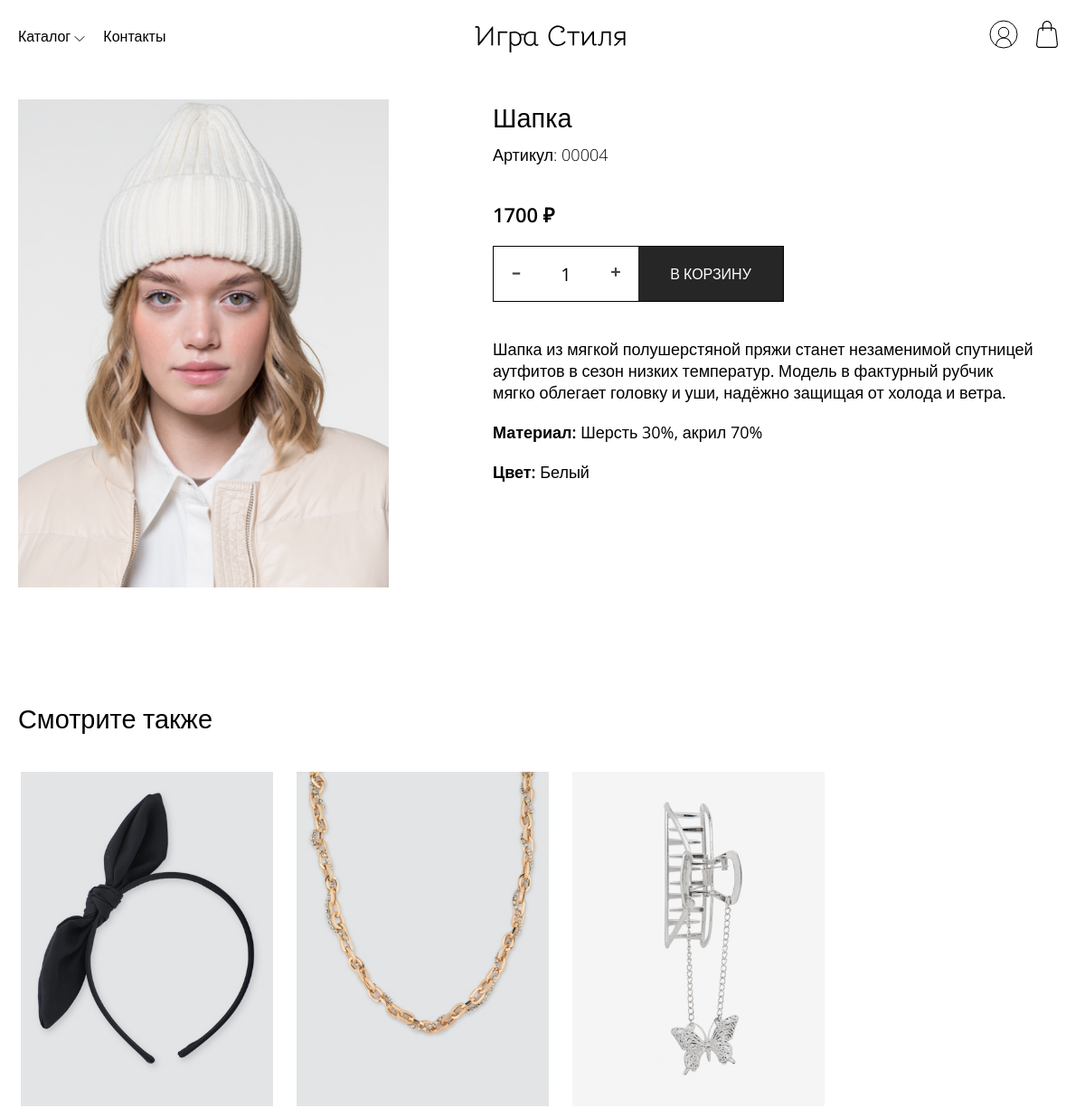
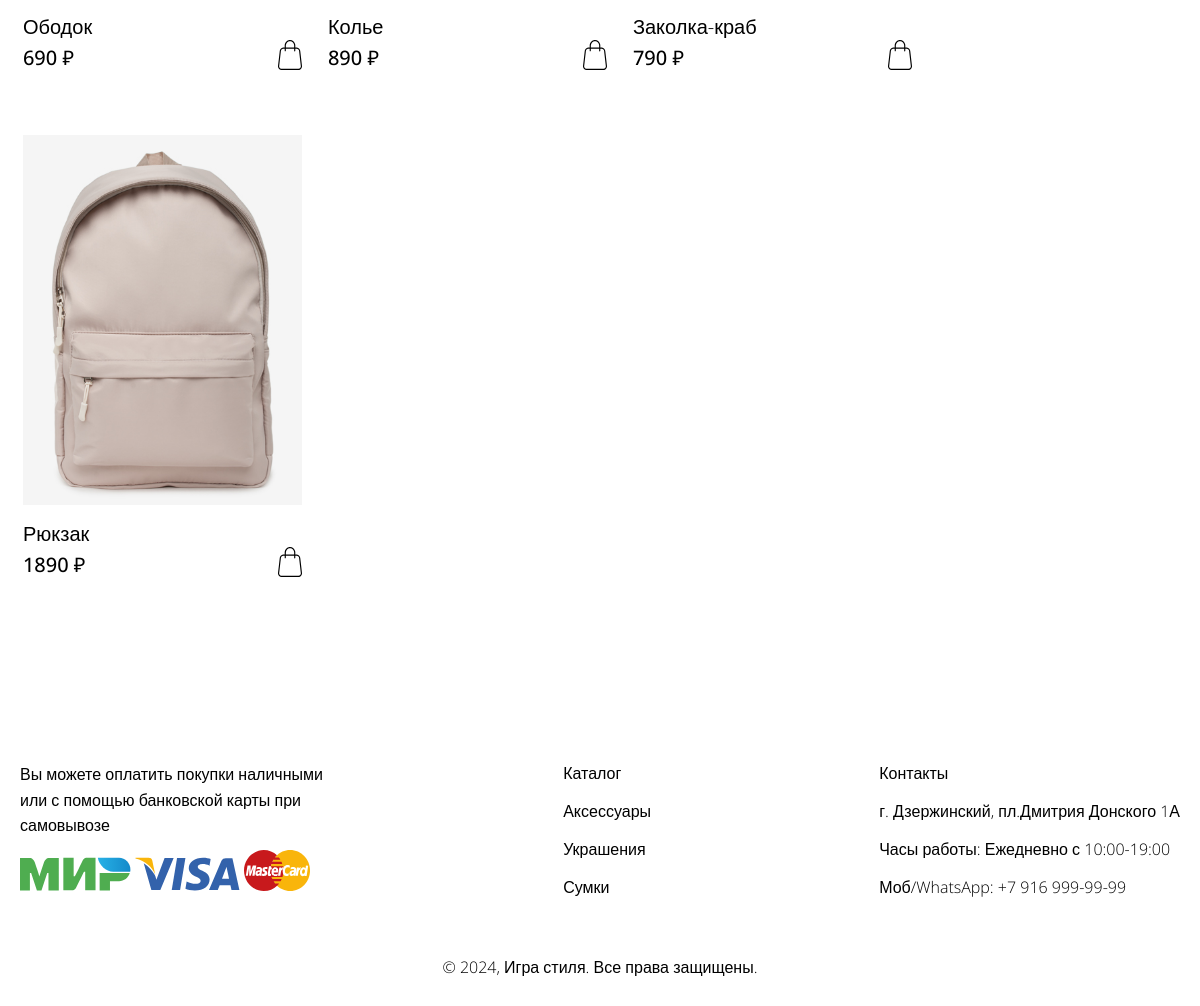
The page /php/product.php?id=4 on the database its author committed (2 pictures, top to bottom).
### tables this page shows
CREATE TABLE `products` (
  `id_product` int(11) NOT NULL,
  `id_product_type` int(11) NOT NULL,
  `name_product` varchar(50) NOT NULL,
  `article` varchar(11) DEFAULT NULL,
  `description` varchar(300) NOT NULL,
  `price` int(11) NOT NULL,
  `image` varchar(300) NOT NULL,
  `material` varchar(100) NOT NULL,
  `id_color` int(11) NOT NULL,
  `quantity` int(11) NOT NULL,
  `quantity_store` int(11) DEFAULT NULL
);

CREATE TABLE `colors` (
  `id_color` int(11) NOT NULL,
  `name_color` varchar(20) NOT NULL
);

### php/product.php (the view, shortened to what this page needs)
<?php
include './components/header.php';
include './config/db.php';
$id_product = $_GET['id'] ?? '';
$query = "SELECT * FROM products p
INNER JOIN colors c ON p.id_color = c.id_color
WHERE p.id_product = $id_product AND p.quantity >= 1";
$result = mysqli_query($link, $query);
if ($result && mysqli_num_rows($result) > 0) {
    $product = mysqli_fetch_assoc($result);
?>
    <div class="product">
        <div class="container">
            <div class="product-content">
                <div class="product-content-picture">
                    <img src="<?= $product['image']; ?>" alt="Product Image">
                </div>
                <div class="product-content-points">
                    <h1><?= $product['name_product']; ?></h1>
                    <p class="product-article">Артикул: <?= $product['article']; ?></p>
                    <h2><?= $product['price']; ?> ₽</h2>
                    <form class="addToCart" method="post" action="/accessory_store/php/config/add_to_cart.php">
                        <div class="counter">
                            <span class="input-number-decrement">–</span><input class="input-number" type="text" value="1" min="0" max="<?php echo $product['quantity']; ?>"><span class="input-number-increment">+</span>
                            <button type="submit" class="button-product">В КОРЗИНУ</button>
                        </div>
                    </form>
                    <p><?= $product['description']; ?></p>
                    <p class="product-material"><span class="characteristics">Материал:</span> <?= $product['material']; ?></p>
                    <p><span class="characteristics">Цвет: </span><?= $product['name_color']; ?></p>
                </div>
            </div>
        </div>
    </div>
<?php
} else {
    echo "Товар не найден.";
}
$query_related = "SELECT * FROM products WHERE id_product != '$id_product' ORDER BY RAND() LIMIT 4";
$result_related = mysqli_query($link, $query_related);
$related_products = [];
if (mysqli_num_rows($result_related) > 0) {
    while ($row_related = mysqli_fetch_assoc($result_related)) {
        $related_products[] = $row_related;
    }
?>
    <div class="catalog">
        <div class="container">
        <h1 class="title">Смотрите также</h1>
            <div class="catalog-rec">
                <?php foreach ($related_products as $related_product) : ?>
                    <div class="catalog-cart">
                        <a href="product.php?id=<?php echo $related_product['id_product']; ?>">
                            <img class="catalog-picture" src="<?php echo $related_product['image']; ?>" alt="">
                            <p><?php echo $related_product['name_product']; ?></p>
                        </a>
                        <div class="catalog-cart-points">
                            <p><?= $related_product['price']; ?> ₽</p>
                            <form class="addToCartForm" action="/accessory_store/php/config/add_to_cart.php" method="post">
                                <button type="submit" style="border: none; background: none; cursor: pointer;">
                                    <img src="/accessory_store/img/cart.svg" alt="">
                                </button>
                            </form>
                        </div>
                    </div>
                <?php endforeach; ?>
            </div>
        </div>
    </div>
<?php }
include './components/footer.php';
?>
</body>
</html>

### css/style.css (style rules this page uses)
button { background: transparent; border: none; font-weight: 400; font-size: 16px; cursor: pointer; }
* { margin: 0; padding: 0; font-family: "Open Sans", sans-serif; }
a { text-decoration: none; color: inherit; }
p { font-size: 20px; }
h1, h2, h3 { font-style: normal; }
h1 { font-size: clamp(1.13rem, 0.83rem + 1.3vw, 2rem); font-weight: 400; }
h2 { font-size: clamp(0.88rem, 0.67rem + 0.93vw, 1.5rem); font-weight: 600; }
.container { max-width: 1200px; margin-right: auto; margin-left: auto; }
.title, .title-index { margin-bottom: 40px; }
.catalog .catalog-picture { max-width: 285px; height: 370px; margin-bottom: 10px; }
.catalog .catalog-content, .catalog .catalog-rec { display: flex; justify-content: space-between; }
.catalog .catalog-products, .catalog .catalog-rec { width: 100%; display: grid; grid-template-columns: repeat(auto-fit, minmax(285px, 1rem)); justify-items: center; justify-content: start; grid-column-gap: 20px; }
.catalog .catalog-cart { margin-bottom: 60px; }
.catalog .catalog-cart p { font-weight: 300; }
.catalog .catalog-cart .catalog-cart-points { display: flex; align-items: center; justify-content: space-between; }
.catalog .catalog-cart .catalog-cart-points p { font-weight: 500; }
.product { margin-top: 30px; margin-bottom: 120px; }
.product .product-content { display: flex; }
.product .product-content-picture { margin-right: 115px; }
.product .product-content-picture img { width: 410px; height: 540px; }
.product .product-content-points { max-width: 600px; }
.product .product-content-points p { font-size: 18px; }
.product .product-content-points .characteristics { font-weight: 600; }
.product .product-content-points .product-article { font-size: 18px; font-weight: 300; margin-top: 10px; margin-bottom: 40px; }
.product .product-content-points .product-material { margin-top: 20px; margin-bottom: 20px; }
.product .product-content-points .counter { width: 320px; margin-top: 20px; margin-bottom: 40px; }
.product .product-content-points .counter .button-product { height: 100%; width: 50%; color: #FFF; cursor: pointer; background: #262626; }
.counter { border: 1px solid; width: 160px; height: 60px; display: flex; }
.counter .input-number, .counter .item-quantity { width: 80px; vertical-align: top; text-align: center; outline: none; font-size: 20px; }
.counter .input-number, .counter .input-number-decrement, .counter .input-number-increment, .counter .item-quantity, .counter .item-quantity-decrement, .counter .item-quantity-increment { border: none; height: 60px; -webkit-user-select: none; -moz-user-select: none; user-select: none; }
.counter .input-number-decrement, .counter .input-number-increment, .counter .item-quantity-decrement, .counter .item-quantity-increment { display: inline-block; width: 30px; line-height: 55px; color: #444; text-align: center; font-weight: bold; cursor: pointer; font-size: 20px; }
.counter .input-number-decrement, .counter .item-quantity-decrement { margin: 0 0 0 10px; }
.counter .input-number-increment, .counter .item-quantity-increment { margin: 0 10px 0 0; }
form input, form select, form textarea { display: inline-block; width: 100%; height: 40px; background: none; border: none; outline: 0; border-bottom: 1px solid #4D4B4B; font-size: 20px; }
form input::placeholder, form select::placeholder, form textarea::placeholder { font-size: 16px; }
@media screen and (max-width: 1280px) { .categories, .container, footer, .nav-menu { margin-left: 20px; margin-right: 20px; } }

### rows shown on the page
products: image (picture), name_product "Шапка", article "00004", price "1700", description "Шапка из мягкой полушерстяной пряжи станет незаменимой спутницей аутфитов в сезон низких температур. Модель в фактурный рубчик мягко облегает головку и уши, надёжно защищая от холода и ветра.", material "Шерсть 30%, акрил 70%", id_color.name_color "Белый"
products: image (picture), name_product "Ободок", price "690"
products: image (picture), name_product "Колье", price "890"
products: image (picture), name_product "Заколка-краб", price "790"
products: image (picture), name_product "Рюкзак", price "1890"
